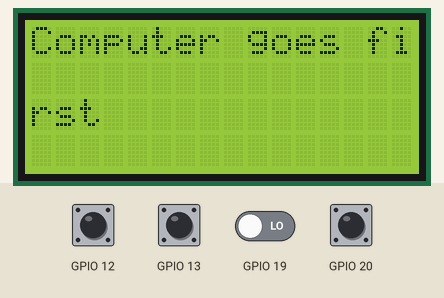
A program run on a simulated Raspberry Pi (BCM pin numbers). Shown: 16×4 character LCD. Inputs (shaded band) come from the test bench; at power-on: GPIO 12, GPIO 13, GPIO 19, GPIO 20 LOW. Random numbers come from a fixed seed. At 16.2 s the program stops and its outputs stay as they are.

Above: at 5.1 s.
At 10.5 s:
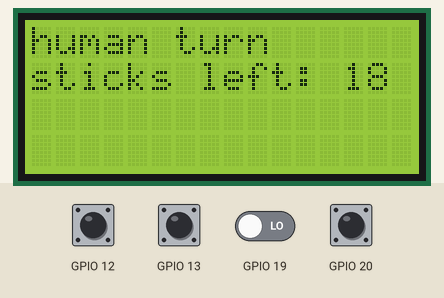
10.6 s: GPIO 12 pulled HIGH for 0.15 s
At 11.4 s:
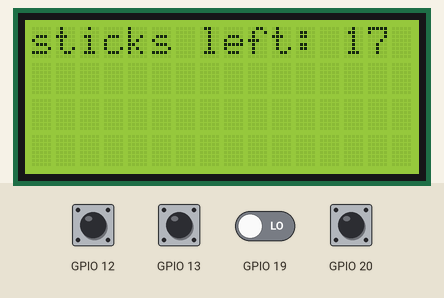
14.1 s: GPIO 13 pulled HIGH for 0.15 s
At 14.7 s:
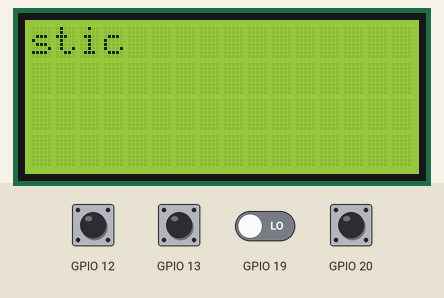
16.2 s: GPIO 20 pulled HIGH for 0.15 s
At 17.4 s:
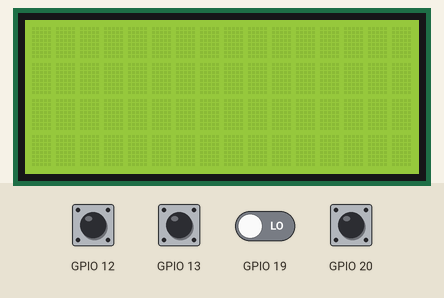
Timing chart, 0 to 17.7 s (numbered marks = the images above; inputs shaded):
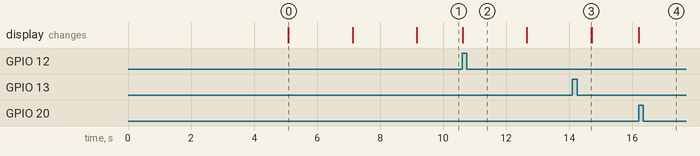

The program:

automated_nim.py
```python
import random
import time
import Adafruit_CharLCD as LCD
import RPi.GPIO as GPIO

# Start Raspberry Pi configuration
# Raspberry Pi pin designations
lcd_rs        = 27
lcd_en        = 22
lcd_d4        = 25
lcd_d5        = 24
lcd_d6        = 23
lcd_d7        = 18
lcd_backlight =  4

# Define LCD column and row size for a 16x4 LCD.
lcd_columns = 16
lcd_rows    =  4

# Instantiate an LCD object
lcd = LCD.Adafruit_CharLCD(lcd_rs, lcd_en, lcd_d4, lcd_d5, lcd_d6, lcd_d7, lcd_columns, lcd_rows, lcd_backlight)

# Print a two line welcoming message
lcd.message('Lets play nim\ncomputer vs human')

# Wait 5 seconds
time.sleep(5.0)

# Clear the screen
lcd.clear()

# Setup GPIO pins
# Set the BCM mode
GPIO.setmode(GPIO.BCM)

# Inputs
GPIO.setup(12, GPIO.IN, pull_up_down = GPIO.PUD_DOWN)
GPIO.setup(13, GPIO.IN, pull_up_down = GPIO.PUD_DOWN)
GPIO.setup(19, GPIO.IN, pull_up_down = GPIO.PUD_DOWN)
GPIO.setup(20, GPIO.IN, pull_up_down = GPIO.PUD_DOWN)

global player
player = ""
global humanTurn
humanTurn = False
global stickNumber
stickNumber = 21
global humanPick
humanPick = 0
global gameover
gameover = False

# Setup the callback functions
def pickOne(channel):
    global humanTurn
    global humanPick
    humanPick = 1
    humanTurn = True

def pickTwo(channel):
    global humanTurn
    global humanPick
    humanPick = 2
    humanTurn = True

def pickThree(channel):
    global humanTurn
    global humanPick
    humanPick = 3
    humanTurn = True

def quit(channel):
    lcd.clear()
    exit()      # pin 20, immediate exit from the game

# Add event detection and callback assignments
GPIO.add_event_detect(12, GPIO.RISING, callback=pickOne)
GPIO.add_event_detect(13, GPIO.RISING, callback=pickTwo)
GPIO.add_event_detect(19, GPIO.RISING, callback=pickThree)
GPIO.add_event_detect(20, GPIO.RISING, callback=quit)

# random selection for the players
playerSelect = random.randint(0,1)
if playerSelect:
    humanTurn = True
    lcd.message('Human goes first')
    time.sleep(2)
    lcd.clear()
else:
    humanTurn = False
    lcd.message('Computer goes first')
    time.sleep(2)
    lcd.clear()


def computerMove():
    global stickNumber
    global humanTurn

    if (stickNumber-1) % 4 == 1:
        computerPick = 1
    elif (stickNumber-2) % 4 == 1:
        computerPick = 2
    elif (stickNumber-3) % 4 == 1:
        computerPick = 3
    else:
        computerPick = random.randint(1,3)

    if stickNumber >= 4:
        stickNumber -= computerPick
    elif (stickNumber==4) or (stickNumber==3) or (stickNumber==2):
        stickNumber = 1
    humanTurn = True

def humanMove():
    global humanPick
    global humanTurn
    global stickNumber
    while not humanPick:
        pass
    while (humanPick >= stickNumber):
        lcd.message('Number selected\n')
        lcd.message('is >= remaining\n')
        lcd.message('sticks')
    stickNumber -= humanPick
    humanTurn = False
    humanPick = 0
    lcd.clear()

def checkWinner():
    global gameover
    global player
    global stickNumber
    if stickNumber == 1:
        msg = player + ' wins!'
        lcd.message(msg)
        time.sleep(5)
        gameover = True

def resetGameover():
    global gameover
    global stickNumber
    gameover = False
    stickNumber = 21
    return gameover

def game():
    global player
    global humanTurn
    global gameover
    global stickNumber
    while gameover == False:
        if humanTurn == True:
            lcd.message('human turn\n')
            msg = 'sticks left: ' + str(stickNumber) + '\n'
            lcd.message(msg)
            humanMove()
            msg = 'sticks left: ' + str(stickNumber)
            lcd.message(msg)
            time.sleep(2)
            checkWinner()
            lcd.clear()
        else:
            lcd.message('computer turn\n')
            computerMove()
            msg = 'sticks left: ' + str(stickNumber)
            lcd.message(msg)
            time.sleep(2)
            checkWinner()
            lcd.clear()

    if gameover == True:
            lcd.clear()
            playAgain()

def playAgain():
    global humanPick
    lcd.message('Play again?\n')
    lcd.message('1 = y, 2 = n')

    while humanPick == 0:
        pass
    if humanPick == 1:
        lcd.clear()
        resetGameover()
        game()
    elif humanPick == 2:
        lcd.clear()
        lcd.message('Thanks for \n')
        lcd.message('playing the game')
        time.sleep(5)
        lcd.clear()
        exit()

game()
```

Measured:
- after the input at 10.6 s, the display: changes at once (image 2)
- what the display in image 0 shows lasts 2.0 s, from 5.1 s to 7.1 s
